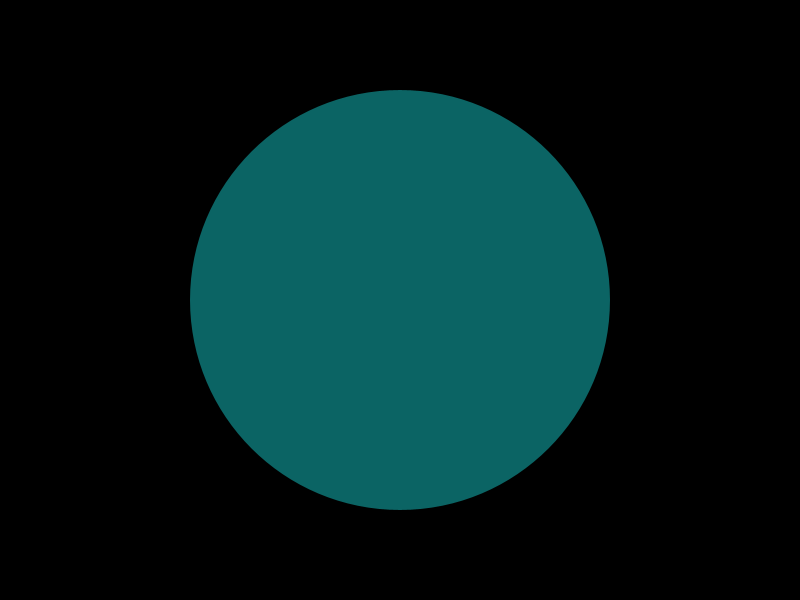
Frame 1 (no input)
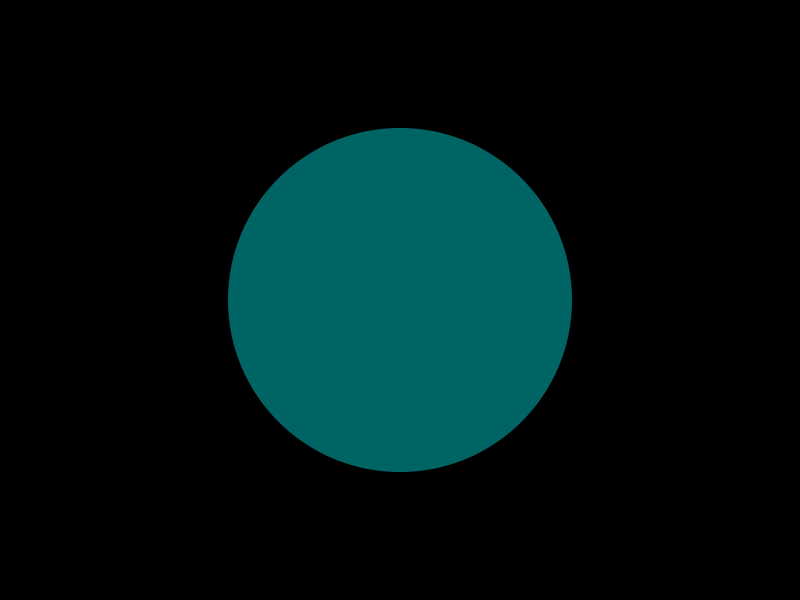
Frame 60 (the mouse pressed at the canvas centre just before this capture)
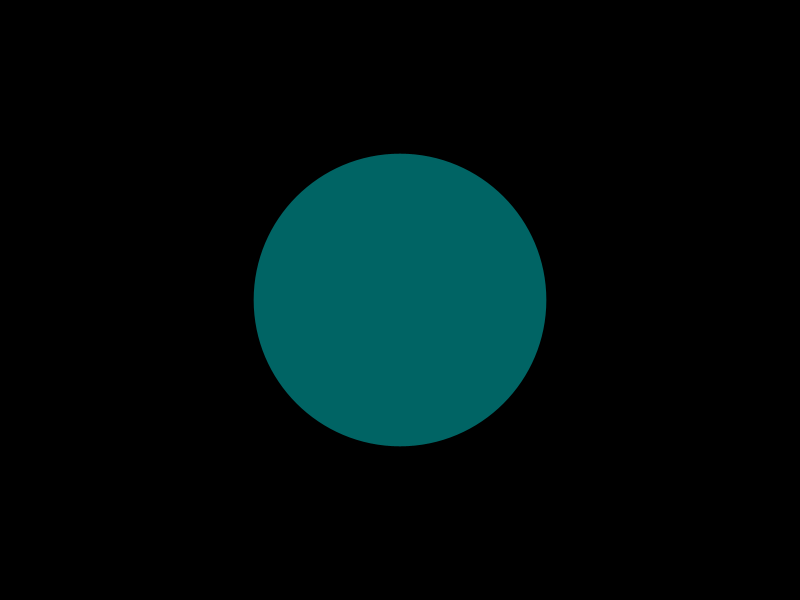
Frame 120 (the mouse held since frame 60 and released just before this capture)

The Processing sketch that drew these frames (run headless with seeded random() and noise(); from frame 60 on, the mouse is pressed at the canvas centre):

// Processing sketch: sin_ellipse
// ── sin_ellipse.pde
float diameter;
float hue;

void setup(){
  size(800, 600);
  frameRate(60);
  fill(0,127,255);
  noStroke();
}

void draw(){
  background(0);
  
  diameter = 400 + sin(frameCount * 0.1) * 200;
  hue = sin(frameCount * 0.1) * 120;
  
  fill(hue, 100, 100);
  ellipse(width/2,height/2,diameter,diameter);
}
